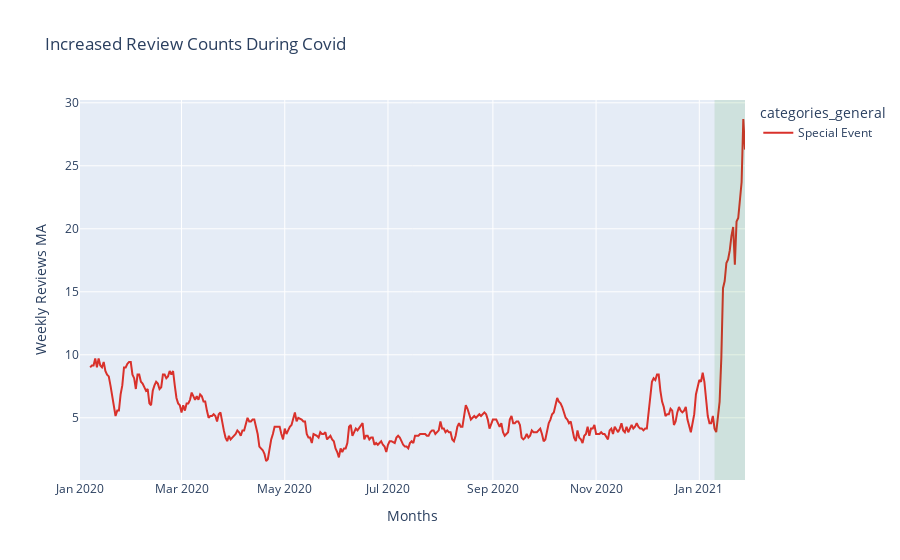

Notebook code cell kept with this figure:
### Code cell
fig = px.line(pos_impact, x="review_day", y="weekly_MA", color='categories_general', title = "Increased Review Counts During Covid",
            labels=dict(weekly_MA="Weekly Reviews MA", review_day="Months"),
            color_discrete_map={'Special Event':'#d9312b'})


#add line
fig.add_vrect(x0='2021-01-10', x1='2021-01-28', line_width=0, fillcolor="green", opacity=0.1)

fig.show()

### Figure 1 — Plotly figure (JSON) as saved in the notebook; plotly's stock layout.template omitted (floating-point values rounded to 4 significant figures; data arrays with more than 128 entries replaced by an {"elided": "..."} marker saying what was removed)
{"data": [{"hovertemplate": "categories_general=Special Event<br>Months=%{x}<br>Weekly Reviews MA=%{y}<extra></extra>", "legendgroup": "Special Event", "line": {"color": "#d9312b", "dash": "solid"}, "mode": "lines", "name": "Special Event", "orientation": "v", "showlegend": true, "type": "scatter", "x": {"elided": "384 str values"}, "xaxis": "x", "y": {"elided": "384 float values"}, "yaxis": "y"}], "layout": {"legend": {"title": {"text": "categories_general"}, "tracegroupgap": 0}, "shapes": [{"fillcolor": "green", "line": {"width": 0}, "opacity": 0.1, "type": "rect", "x0": "2021-01-10", "x1": "2021-01-28", "xref": "x", "y0": 0, "y1": 1, "yref": "y domain"}], "title": {"text": "Increased Review Counts During Covid"}, "xaxis": {"anchor": "y", "domain": [0, 1], "title": {"text": "Months"}}, "yaxis": {"anchor": "x", "domain": [0, 1], "title": {"text": "Weekly Reviews MA"}}}}
